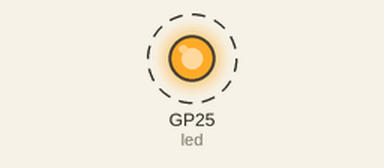
Simulated run of this program. Board: Raspberry Pi Pico running MicroPython. Parts: output pins drawn as LEDs (lit = HIGH). Dashed ring = blinking. What the program prints to the serial console is not drawn. At 10.0 s the program stops and its outputs stay as they are.

Above: at 0.5 s.
Timing chart, 0 to 4.6 s (numbered marks = the images above):
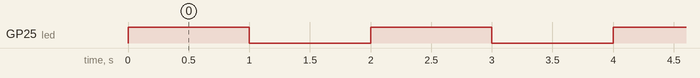

The program:

main.py
```python
"""main.py

Hello, World!
"""
import time

from machine import Pin


if __name__ == '__main__':
    led = Pin(25, Pin.OUT)
    led.value(0)

    for i in range(10):
        led.toggle()
        print("BLINK!")
        time.sleep(1)

    print("Blinking complete. Exiting to REPL.")
```

Measured:
- by itself, GP25 (led): alternates HIGH for 1.0 s and LOW for 1.0 s, 10 changes in all, then stays LOW
